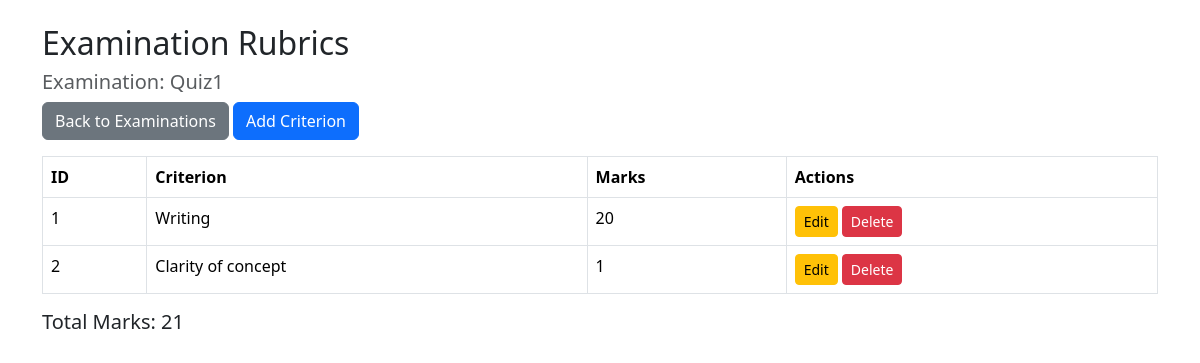
The page /examination/1/rubrics (signed in) on the database its author committed.
### models.py (models this page shows, shortened)
class Examination(db.Model):
    id = db.Column(db.Integer, primary_key=True)
    name = db.Column(db.String(100), nullable=False)
    course_id = db.Column(
        db.Integer, db.ForeignKey("course.id"), nullable=False
    )
    status = db.Column(db.String(30), default="Draft")
    slot_creation_start = db.Column(db.String(30))
    slot_creation_end = db.Column(db.String(30))
    booking_start = db.Column(db.String(30))
    booking_end = db.Column(db.String(30))
    slot_creation_open = db.Column(db.Boolean, default=False)
    booking_open = db.Column(db.Boolean, default=False)
    course = db.relationship("Course", backref="examinations")

class ExaminationRubric(db.Model):
    id = db.Column(db.Integer, primary_key=True)
    examination_id = db.Column(
        db.Integer, db.ForeignKey("examination.id"), nullable=False
    )
    criterion = db.Column(db.String(200), nullable=False)
    marks = db.Column(db.Integer, nullable=False)
    examination = db.relationship("Examination", backref="rubrics")

### app.py (the view)
@app.route("/examination/<int:examination_id>/rubrics")
@role_required("Admin")
def manage_rubrics(examination_id):
    examination = Examination.query.get_or_404(examination_id)
    rubrics = ExaminationRubric.query.filter_by(
        examination_id=examination_id
    ).all()
    total_marks = sum(rubric.marks for rubric in rubrics)
    return render_template(
        "rubrics.html",
        examination=examination,
        rubrics=rubrics,
        total_marks=total_marks
    )

### app.py (called while the page is built)
def role_required(required_role):
    def decorator(function):
        @wraps(function)
        def wrapper(*args, **kwargs):
            if "user_id" not in session:
                return redirect(url_for("login"))
            user = User.query.get(session["user_id"])
            if not user.is_active:
                session.clear()
                return redirect(url_for("login"))
            if user is None:
                session.clear()
                return redirect(url_for("login"))
            if user.role != required_role:
                abort(403)
            if user.role == "Examiner" and not user.is_approved:
                session.clear()
                return redirect(url_for("login"))
            return function(*args, **kwargs)
        return wrapper
    return decorator

### templates/rubrics.html (shortened to what this page needs)
<!DOCTYPE html>
<html>
<head>
    <link href="https://cdn.jsdelivr.net/npm/bootstrap@5.3.3/dist/css/bootstrap.min.css"
          rel="stylesheet">
</head>
<body>
<div class="container mt-4">
    <h2>Examination Rubrics</h2>
    <h5 class="text-muted">
        Examination: {{ examination.name }}
    </h5>
    <a href="{{ url_for('examinations') }}"
       class="btn btn-secondary mb-3">
        Back to Examinations
    </a>
    <a href="{{ url_for('add_rubric', examination_id=examination.id) }}"
       class="btn btn-primary mb-3">
        Add Criterion
    </a>
    <table class="table table-bordered">
        <thead>
            <tr>
                <th>ID</th>
                <th>Criterion</th>
                <th>Marks</th>
                <th>Actions</th>
            </tr>
        </thead>
        <tbody>
            {% for rubric in rubrics %}
            <tr>
                <td>{{ rubric.id }}</td>
                <td>{{ rubric.criterion }}</td>
                <td>{{ rubric.marks }}</td>
                <td>
                    <a href="{{ url_for('edit_rubric',
                                        rubric_id=rubric.id) }}"
                       class="btn btn-warning btn-sm">
                        Edit
                    </a>
                    <form action="{{ url_for('delete_rubric',
                                             rubric_id=rubric.id) }}"
                          method="POST"
                          style="display:inline;">
                        <button type="submit"
                                class="btn btn-danger btn-sm">
                            Delete
                        </button>
                    </form>
                </td>
            </tr>
            {% else %}
            <tr>
                <td colspan="4" class="text-center">
                    No evaluation criteria added yet.
                </td>
            </tr>
            {% endfor %}
        </tbody>
    </table>
    <h5>Total Marks: {{ total_marks }}</h5>
</div>
</body>
</html>

### rows shown on the page
Examination: name "Quiz1"
ExaminationRubric: id "1", criterion "Writing", marks "20"
ExaminationRubric: id "2", criterion "Clarity of concept", marks "1"

### other values the page prints
{{ total_marks }} "21"
